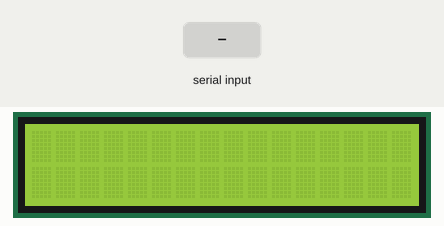
A sketch run on a simulated Arduino Uno, built with avr-gcc and run on an emulated ATmega328P. Shown: 16×2 character LCD. The test bench sets the inputs (shaded band).

Above: at 1.2 s.
1.3 s: "b" received over Serial
At 1.9 s:
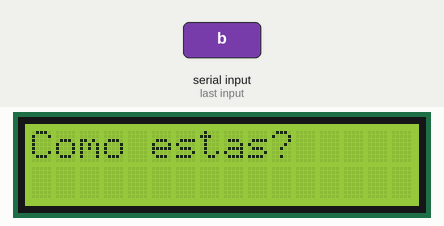
4.3 s: "a" received over Serial
At 4.7 s:
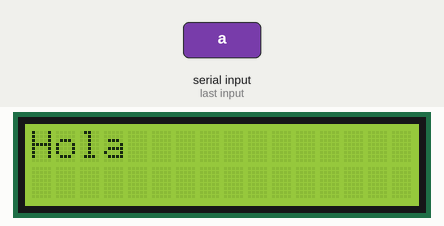
7.3 s: "e" received over Serial
At 8.4 s:
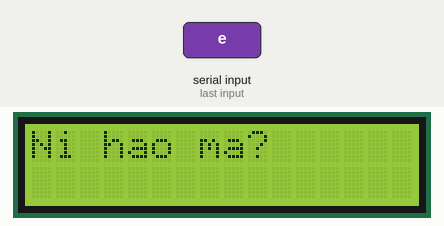
10.3 s: "h" received over Serial
At 11.1 s:
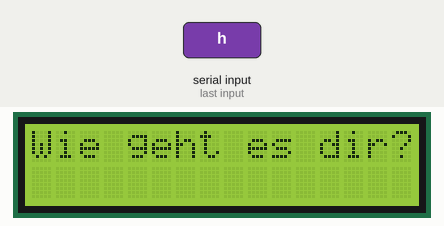
13.3 s: "c" received over Serial
At 14.1 s:
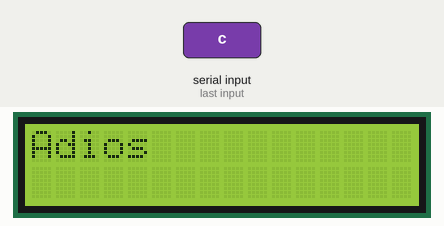
16.3 s: "d" received over Serial
At 17.3 s:
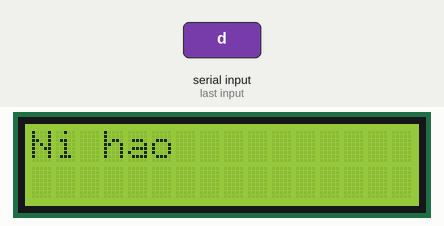
Timing chart, 0 to 19.3 s (numbered marks = the images above; inputs shaded):
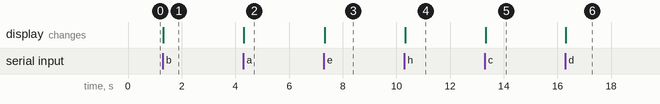

Measured:
- after the input at 1.3 s, the display: changes at once (image 1)
- after the input at 4.3 s, the display: changes at once (image 2)
- after the input at 7.3 s, the display: changes at once (image 3)
- after the input at 10.3 s, the display: changes at once (image 4)
- after the input at 13.3 s, the display: changes at once (image 5)
- after the input at 16.3 s, the display: changes at once (image 6)

The sketch:

arduino_project_v2.ino
```cpp
//Arduino Final Project
//Created by Ryan Raitz

#include <LiquidCrystal.h>

LiquidCrystal lcd(13, 12, 11, 10, 9, 8);

char val;

void setup()
{
  //set the button pins as inputs
  lcd.begin(16,2);
  lcd.clear();

  Serial.begin(9600);
}
void loop()
{
lcd.setCursor(0,0);
if (Serial.available()) // If data is available to read,
{
     val = Serial.read(); // read it and store it in val
}

if(val == 'a')
{
lcd.clear();
lcd.print("Hola");
}
if(val=='b')
{
lcd.clear();
lcd.print("Como estas?");
}
if(val=='c')
{
lcd.clear();
lcd.print("Adios");
}
if(val=='d')
{
lcd.clear();
lcd.print("Ni hao");
}
if(val=='e')
{
lcd.clear();
lcd.print("Ni hao ma?");
}
if(val=='f')
{
lcd.clear();
lcd.print("Zaijian");
}
if(val=='g')
{
lcd.clear();
lcd.print("Hallo");
}
if(val=='h')
{
lcd.clear();
lcd.print("Wie geht es dir?");
}
if(val=='i')
{
lcd.clear();
lcd.print("Auf wiedersehen");
}

}
```
